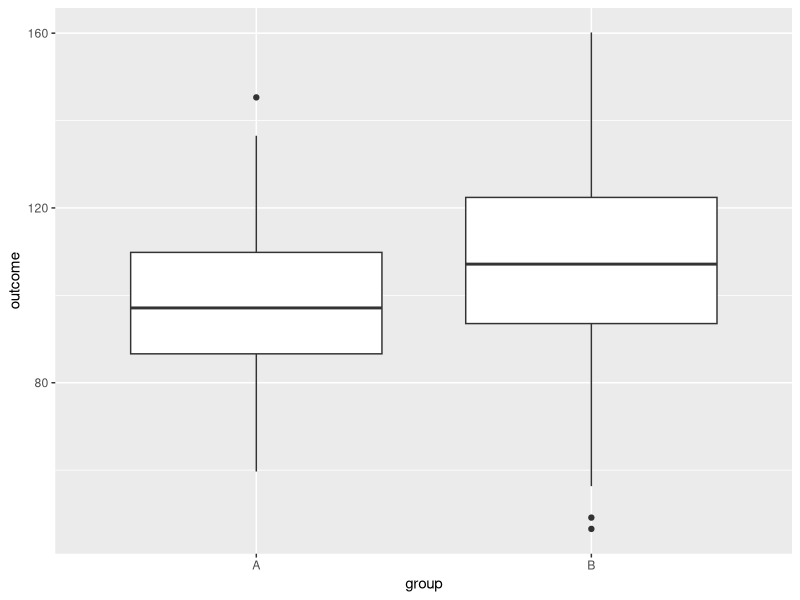
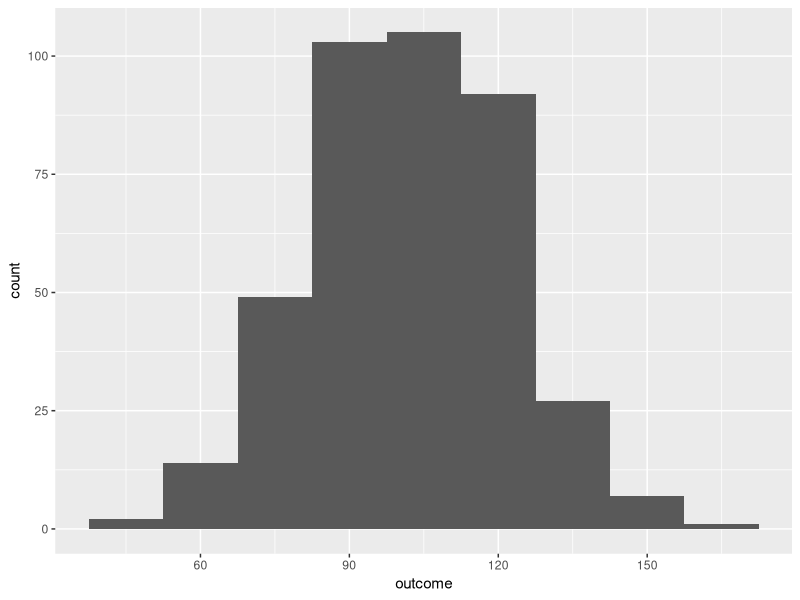
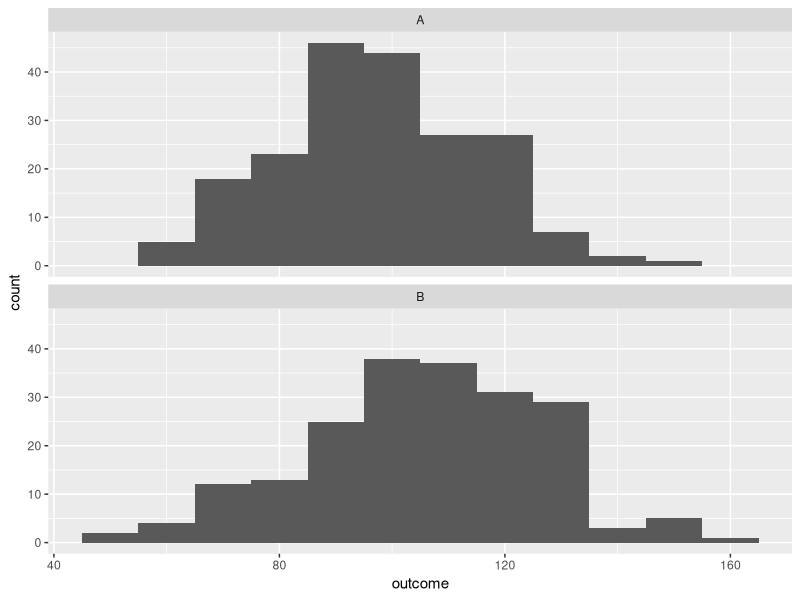
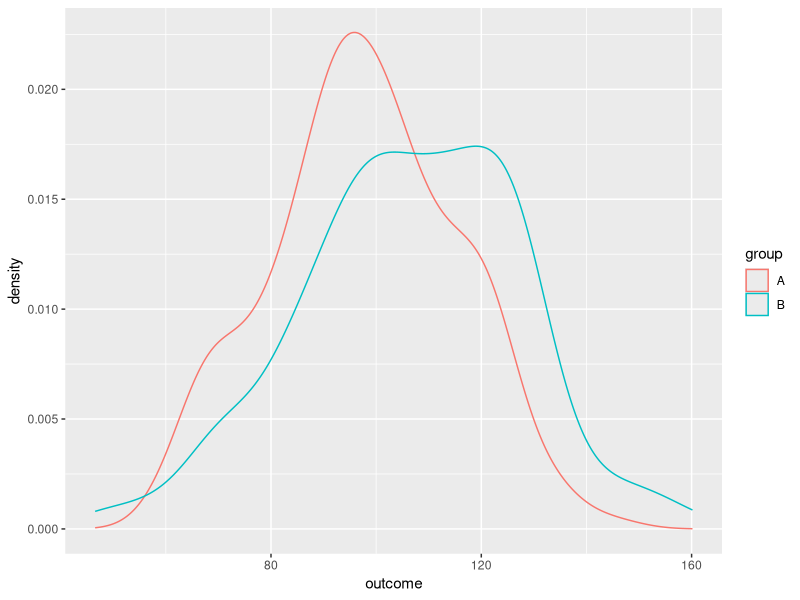
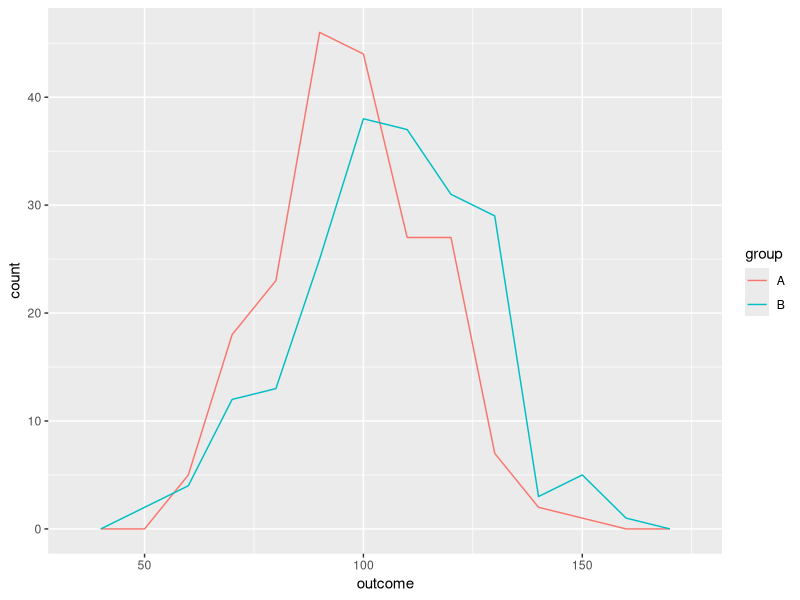

These charts were generated, in order, by the following R code:
#--------------------------------------------------------------------------------------------------
# Explorando distribuicoes atraves do pacote ggplot2
#
# Gorgens, Eric Bastos
# Department of Forest Sciences
# University of Sao Paulo
# Piracicaba, Brazil
# gorgens (at) usp.br
#
#--------------------------------------------------------------------------------------------------

# O ggplot2 é um pacote grafico opcional


# Verifica disponibilidade e se existir ativa o pacote ggplot2
require(ggplot2)

# Para este exemplo criaremos um data frame ficticio
set.seed(22136) # fixa o gerador de numeros aleatorio para que os resultados sejam iguais para todos

df <- rbind(data.frame(group='A', outcome=rnorm(n=200, mean=100, sd=20)),
   data.frame(group='B', outcome=rnorm(n=200, mean=105, sd=20)))

head(df) # exibe primeiras linhas do data frame
names(df) # exibe os nomes das variáveis do data frame

# criando um boxplot
ggplot(df, aes(group, outcome)) + geom_boxplot()

# criando um histograma
ggplot(df, aes(outcome)) +
geom_histogram(binwidth=15)

# criando um histograma por grupo
ggplot(df, aes(outcome)) +
geom_histogram(binwidth=10) +
facet_wrap(~group, nrow=2, ncol=1)

# Crie também os gráficos abaixo
# criando um histograma de densidade colorido por grupo
ggplot(df, aes(outcome, color=group)) +
geom_density()

# criando um grafico de frequencia colorido por grupo
ggplot(df, aes(outcome,color=group)) +
geom_freqpoly(binwidth=10) 
